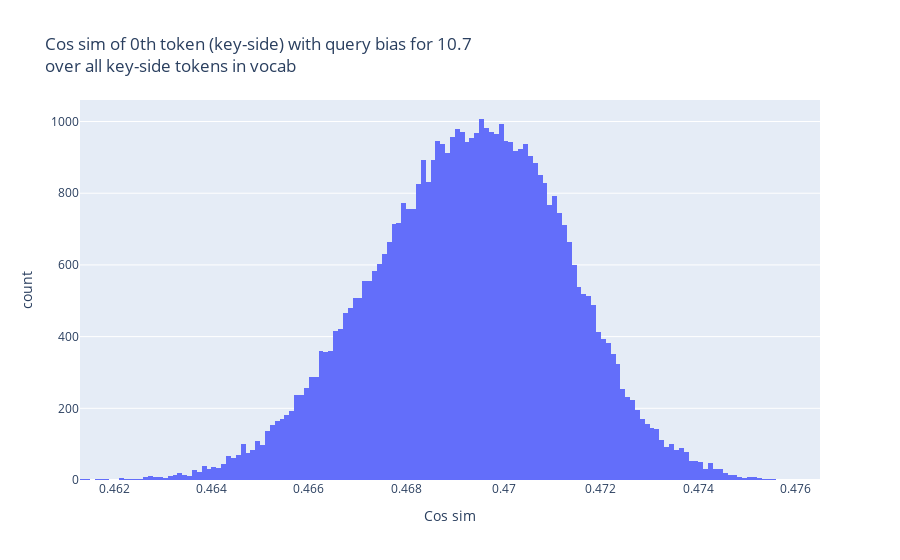

The code cell stored with this chart in its notebook:
### Code cell
hist(cos_sim, title="Cos sim of 0th token (key-side) with query bias for 10.7<br>over all key-side tokens in vocab", labels={"x": "Cos sim"})

### Figure 1 — Plotly figure (JSON) as saved in the notebook; plotly's stock layout.template omitted (floating-point values rounded to 4 significant figures; data arrays with more than 128 entries replaced by an {"elided": "..."} marker saying what was removed)
{"data": [{"alignmentgroup": "True", "bingroup": "x", "hovertemplate": "Cos sim=%{x}<br>count=%{y}<extra></extra>", "legendgroup": "", "marker": {"color": "#636efa", "pattern": {"shape": ""}}, "name": "", "offsetgroup": "", "orientation": "v", "showlegend": false, "type": "histogram", "x": {"elided": "50257 float values"}, "xaxis": "x", "yaxis": "y"}], "layout": {"bargap": 0, "barmode": "overlay", "legend": {"tracegroupgap": 0}, "modebar": {"add": ["drawline", "drawopenpath", "drawclosedpath", "drawcircle", "drawrect", "eraseshape"]}, "title": {"text": "Cos sim of 0th token (key-side) with query bias for 10.7<br>over all key-side tokens in vocab"}, "xaxis": {"anchor": "y", "domain": [0, 1], "title": {"text": "Cos sim"}}, "yaxis": {"anchor": "x", "domain": [0, 1], "title": {"text": "count"}}}}
